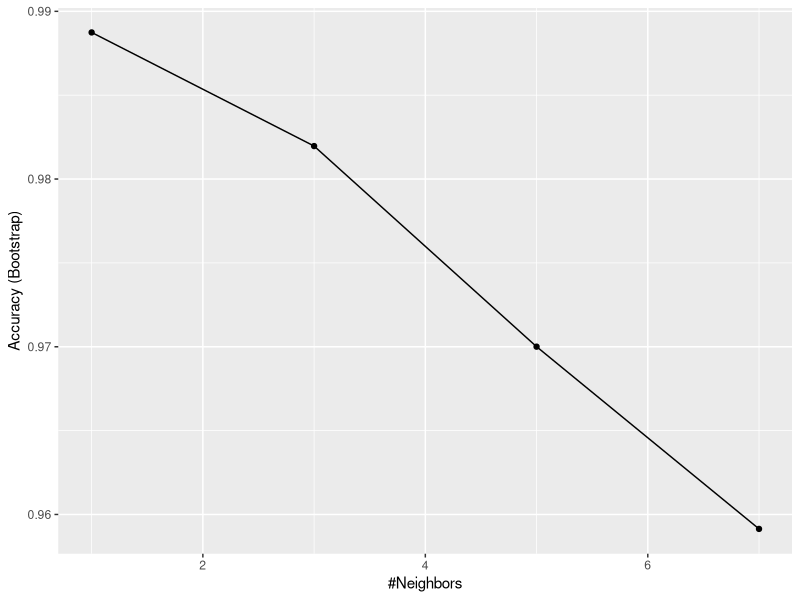

Write the R code that produced this figure.
rm(list = ls())

library(caret)
library(dslabs)
library(MLmetrics)
data("tissue_gene_expression")

set.seed(1, sample.kind="Rounding") # set.seed(1, sample.kind="Rounding") if using R 3.6 or later
x <- tissue_gene_expression$x
y <- tissue_gene_expression$y
test_index <- createDataPartition(y, times = 1, p = 0.5, list = FALSE)


test_set_x <- as.data.frame(tissue_gene_expression$x[test_index,])
test_set_y <- tissue_gene_expression$y[test_index]

train_set_x <- as.data.frame(tissue_gene_expression$x[-test_index,])
train_set_y <- tissue_gene_expression$y[-test_index]


rm(list = ls())

library(caret)
library(dslabs)
library(MLmetrics)
data("tissue_gene_expression")

set.seed(1, sample.kind="Rounding") # set.seed(1, sample.kind="Rounding") if using R 3.6 or later
x <- tissue_gene_expression$x
y <- tissue_gene_expression$y


fit <- train(x, y, method = "knn", tuneGrid = data.frame(k = seq(1, 7, 2)))
ggplot(fit)
fit$results
# accuracies <- sapply(k, function(k){
#   knn_fit <- knn3(train_set_x, train_set_y, k = k)
#   y_hat <- predict(knn_fit, test_set_x, type = "class")
#   
#   Accuracy(y_hat, test_set_y)
# })
# data.frame(k,accuracies)
